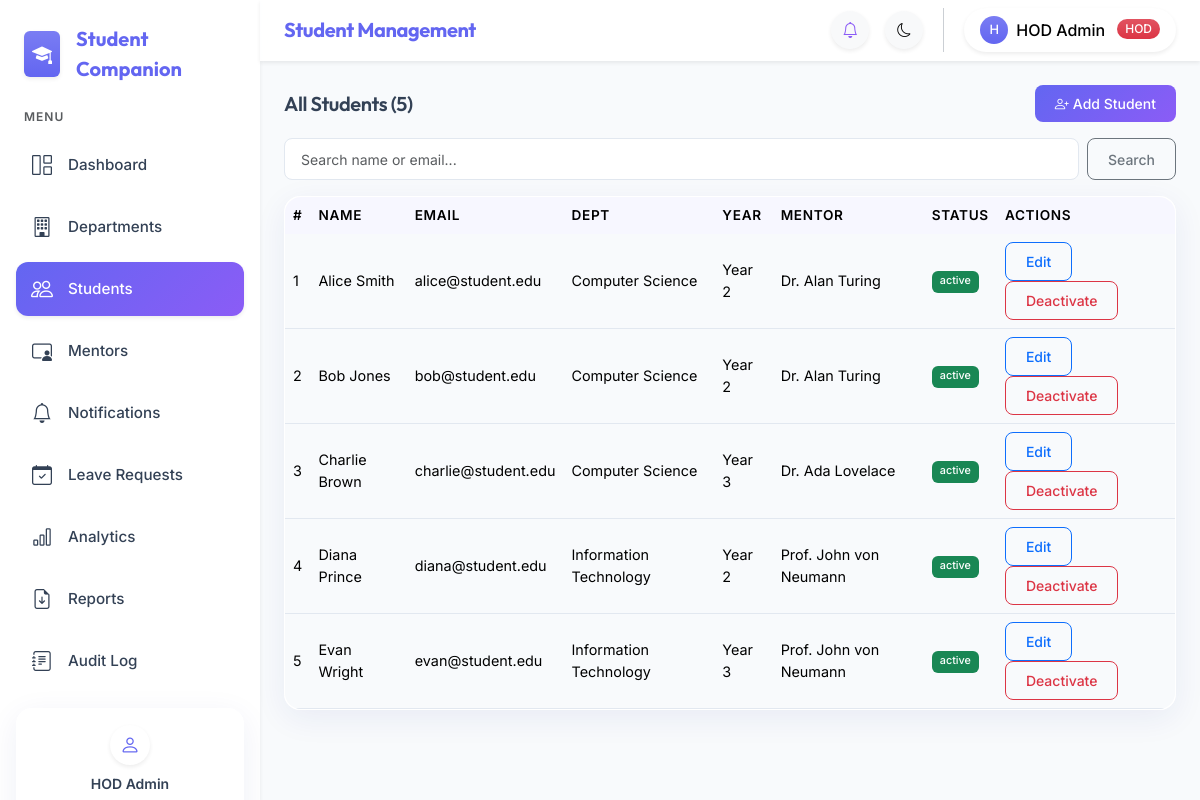
The app's page /admin/students.php (signed in) with its own data.
### tables this page shows
CREATE TABLE IF NOT EXISTS users (
    id INT UNSIGNED AUTO_INCREMENT PRIMARY KEY,
    name VARCHAR(150) NOT NULL,
    email VARCHAR(191) NOT NULL UNIQUE,
    password_hash VARCHAR(255) NOT NULL,
    role ENUM('admin','mentor','learner') NOT NULL,
    department_id INT UNSIGNED NULL,
    year TINYINT UNSIGNED NULL,
    status ENUM('active','inactive') NOT NULL DEFAULT 'active',
    force_password_reset TINYINT(1) NOT NULL DEFAULT 0,
    created_at TIMESTAMP NOT NULL DEFAULT CURRENT_TIMESTAMP,
    FOREIGN KEY (department_id) REFERENCES departments(id) ON DELETE SET NULL
);

CREATE TABLE IF NOT EXISTS departments (
    id INT UNSIGNED AUTO_INCREMENT PRIMARY KEY,
    name VARCHAR(100) NOT NULL
);

### config/database.php (called while the page is built, shortened)
<?php
function get_db(): PDO {
    static $pdo = null;
    if ($pdo === null) {
        $dsn = 'mysql:host=' . DB_HOST . ';dbname=' . DB_NAME . ';charset=utf8mb4';
        $pdo = new PDO($dsn, DB_USER, DB_PASS, [
            PDO::ATTR_ERRMODE            => PDO::ERRMODE_EXCEPTION,
            PDO::ATTR_DEFAULT_FETCH_MODE => PDO::FETCH_ASSOC,
            PDO::ATTR_EMULATE_PREPARES   => false,
        ]);
    }
    return $pdo;
}

### includes/auth_check.php (called while the page is built, shortened)
<?php
require_once dirname(__DIR__) . '/config/database.php';
require_once dirname(__DIR__) . '/includes/helpers.php';
try {
    $stmt = get_db()->prepare('SELECT id, name, email, role, department_id, year, status FROM users WHERE id = ? AND status = "active" LIMIT 1');
    $stmt->execute([$_SESSION['user_id']]);
    $current_user = $stmt->fetch();
} catch (Throwable) {}

### includes/helpers.php (called while the page is built, shortened)
<?php
function paginate(int $total, int $per_page, int $current_page): array {
    $total_pages = (int) ceil($total / $per_page);
    return [
        'total'        => $total,
        'per_page'     => $per_page,
        'current_page' => $current_page,
        'total_pages'  => $total_pages,
        'offset'       => ($current_page - 1) * $per_page,
    ];
}
function e(string $str): string {
    return htmlspecialchars($str, ENT_QUOTES, 'UTF-8');
}

### admin/students.php (the view, shortened to what this page needs)
<?php
$page_title    = 'Student Management';
require_once dirname(__DIR__) . '/config/database.php';
require_once dirname(__DIR__) . '/includes/auth_check.php';
$db     = get_db();
$action = $_GET['action'] ?? 'list';
$departments = $db->query('SELECT id,name FROM departments ORDER BY name')->fetchAll();
$mentors     = $db->query('SELECT id,name,department_id FROM users WHERE role="mentor" AND status="active" ORDER BY name')->fetchAll();
$edit_student = null;
$per_page = 20;
$page = max(1, (int)($_GET['page'] ?? 1));
$search = trim($_GET['q'] ?? '');
$where = $search ? "AND (u.name LIKE ? OR u.email LIKE ?)" : '';
$params = $search ? ["%{$search}%", "%{$search}%"] : [];
$count_stmt = $db->prepare("SELECT COUNT(*) FROM users u WHERE u.role='learner' {$where}");
$count_stmt->execute($params);
$total = (int)$count_stmt->fetchColumn();
$pag   = paginate($total, $per_page, $page);
$list_stmt = $db->prepare(
    "SELECT u.id,u.name,u.email,u.year,u.status,d.name AS dept,
            um.name AS mentor_name
     FROM users u
     LEFT JOIN departments d ON u.department_id=d.id
     LEFT JOIN mentor_students ms ON ms.student_id=u.id
     LEFT JOIN users um ON um.id=ms.mentor_id
     WHERE u.role='learner' {$where}
     ORDER BY u.name LIMIT {$per_page} OFFSET {$pag['offset']}"
);
$list_stmt->execute($params);
$students = $list_stmt->fetchAll();
require_once dirname(__DIR__) . '/includes/header.php';
require_once dirname(__DIR__) . '/includes/sidebar.php';
require_once dirname(__DIR__) . '/includes/navbar.php';
?>
<div class="main-content p-4">
<?php if ($action === 'add' || $action === 'edit'): ?>
<div class="card mb-4">
    <div class="card-header fw-bold"><i class="bi bi-person-plus me-2"></i><?= $action === 'add' ? 'Add Student' : 'Edit Student' ?></div>
    <div class="card-body">
        <form method="POST">
            <?= generate_csrf() ?>
            <input type="hidden" name="action" value="<?= $action ?>">
            <?php if ($action === 'edit'): ?><input type="hidden" name="id" value="<?= $edit_student['id'] ?>"><?php endif; ?>
            <div class="row g-3">
                <div class="col-md-6">
                    <label class="form-label">Full Name *</label>
                    <input type="text" name="name" class="form-control" value="<?= e($edit_student['name'] ?? '') ?>" required>
                </div>
                <?php if ($action === 'add'): ?>
                <div class="col-md-6">
                    <label class="form-label">Email *</label>
                    <input type="email" name="email" class="form-control" required>
                </div>
                <?php endif; ?>
                <div class="col-md-4">
                    <label class="form-label">Department *</label>
                    <select name="department_id" class="form-select" required>
                        <option value="">Select department</option>
                        <?php foreach ($departments as $d): ?>
                            <option value="<?= $d['id'] ?>" <?= ($edit_student['department_id'] ?? 0) == $d['id'] ? 'selected' : '' ?>><?= e($d['name']) ?></option>
                        <?php endforeach; ?>
                    </select>
                </div>
                <div class="col-md-2">
                    <label class="form-label">Year *</label>
                    <select name="year" class="form-select" required>
                        <?php for ($y=1;$y<=4;$y++): ?>
                            <option value="<?=$y?>" <?= ($edit_student['year'] ?? 0) == $y ? 'selected' : '' ?>><?=$y?></option>
                        <?php endfor; ?>
                    </select>
                </div>
                <div class="col-md-6">
                    <label class="form-label">Assign Mentor</label>
                    <select name="mentor_id" class="form-select">
                        <option value="">— None —</option>
                        <?php foreach ($mentors as $m): ?>
                            <option value="<?= $m['id'] ?>" <?= ($edit_student['mentor_id'] ?? 0) == $m['id'] ? 'selected' : '' ?>><?= e($m['name']) ?></option>
                        <?php endforeach; ?>
                    </select>
                </div>
            </div>
            <div class="mt-3">
                <button type="submit" class="btn btn-primary"><?= $action === 'add' ? 'Add Student' : 'Save Changes' ?></button>
                <a href="students.php" class="btn btn-secondary ms-2">Cancel</a>
            </div>
        </form>
    </div>
</div>
<?php else: ?>
<div class="d-flex justify-content-between align-items-center mb-3">
    <h5 class="mb-0">All Students (<?= $total ?>)</h5>
    <a href="students.php?action=add" class="btn btn-primary btn-sm"><i class="bi bi-person-plus me-1"></i>Add Student</a>
</div>
<form class="mb-3 d-flex gap-2" method="GET">
    <input type="text" name="q" class="form-control form-control-sm" placeholder="Search name or email..." value="<?= e($search) ?>">
    <button class="btn btn-sm btn-outline-secondary">Search</button>
</form>
<div class="card">
    <div class="table-responsive">
        <table class="table table-hover mb-0">
            <thead class="table-light"><tr><th>#</th><th>Name</th><th>Email</th><th>Dept</th><th>Year</th><th>Mentor</th><th>Status</th><th>Actions</th></tr></thead>
            <tbody>
            <?php if ($students): foreach ($students as $i => $s): ?>
            <tr>
                <td><?= $pag['offset'] + $i + 1 ?></td>
                <td><?= e($s['name']) ?></td>
                <td><?= e($s['email']) ?></td>
                <td><?= e($s['dept'] ?? '—') ?></td>
                <td>Year <?= $s['year'] ?></td>
                <td><?= e($s['mentor_name'] ?? '—') ?></td>
                <td><span class="badge bg-<?= $s['status']==='active'?'success':'secondary' ?>"><?= $s['status'] ?></span></td>
                <td>
                    <a href="students.php?action=edit&id=<?= $s['id'] ?>" class="btn btn-xs btn-outline-primary btn-sm">Edit</a>
                    <form method="POST" class="d-inline" onsubmit="return confirmAction('Toggle student status?')">
                        <button class="btn btn-sm btn-outline-<?= $s['status']==='active'?'danger':'success' ?>"><?= $s['status']==='active'?'Deactivate':'Activate' ?></button>
                    </form>
                </td>
            </tr>
            <?php endforeach; else: ?>
            <tr><td colspan="8" class="text-center text-muted py-4">No students found.</td></tr>
            <?php endif; ?>
            </tbody>
        </table>
    </div>
</div>
<?php endif; ?>
</div>
<?php require_once dirname(__DIR__) . '/includes/footer.php'; ?>

### includes/sidebar.php (shortened to what this page needs)
<?php
$role = $_SESSION['role'] ?? '';
$current_page = basename($_SERVER['PHP_SELF']);
function nav_link(string $href, string $icon, string $label, string $current_page): string {
    $active = (basename($href) === $current_page) ? ' active shadow-sm' : '';
    return '<li class="nav-item"><a class="nav-link' . $active . ' d-flex align-items-center" href="' . $href . '"><i class="bi bi-' . $icon . ' me-3 fs-5"></i><span>' . $label . '</span></a></li>';
}
$base = BASE_URL;
?>
<nav class="sidebar d-none d-md-flex flex-column flex-shrink-0 p-3 border-end-0 shadow-sm z-3 animate__animated animate__fadeInLeft">
    <a href="<?= $base ?>index.php" class="d-flex align-items-center mb-4 text-decoration-none px-2 mt-2">
        <div class="bg-primary bg-gradient text-white rounded p-2 me-3 shadow-sm d-flex align-items-center justify-content-center">
            <i class="bi bi-mortarboard-fill fs-5"></i>
        </div>
        <span class="fw-bold fs-5 text-primary tracking-tight" style="font-family: var(--bs-heading-font-family);"><?= APP_NAME ?></span>
    </a>
    <ul class="nav nav-pills flex-column mb-auto gap-1">
        <li class="nav-item mb-2 px-2 small text-muted text-uppercase fw-semibold" style="letter-spacing: 1px; font-size: 0.75rem;">Menu</li>
        <?php if ($role === 'admin'): ?>
            <?= nav_link($base.'admin/dashboard.php', 'grid-1x2', 'Dashboard', $current_page) ?>
            <?= nav_link($base.'admin/departments.php', 'building', 'Departments', $current_page) ?>
            <?= nav_link($base.'admin/students.php', 'people', 'Students', $current_page) ?>
            <?= nav_link($base.'admin/mentors.php', 'person-video3', 'Mentors', $current_page) ?>
            <?= nav_link($base.'admin/notifications.php', 'bell', 'Notifications', $current_page) ?>
            <?= nav_link($base.'admin/leave.php', 'calendar-check', 'Leave Requests', $current_page) ?>
            <?= nav_link($base.'admin/analytics.php', 'bar-chart', 'Analytics', $current_page) ?>
            <?= nav_link($base.'admin/reports.php', 'file-earmark-arrow-down', 'Reports', $current_page) ?>
            <?= nav_link($base.'admin/audit_log.php', 'journal-text', 'Audit Log', $current_page) ?>
        <?php endif; ?>
    </ul>
    <div class="mt-auto pt-3">
        <div class="card border-0 shadow-sm bg-primary bg-gradient bg-opacity-10 rounded-4 overflow-hidden">
            <div class="card-body p-3 d-flex flex-column align-items-center text-center">
                <div class="bg-white rounded-circle shadow-sm d-flex align-items-center justify-content-center mb-2" style="width: 40px; height: 40px;">
                    <i class="bi bi-person text-primary fs-5"></i>
                </div>
                <div class="small fw-semibold text-truncate w-100"><?= htmlspecialchars($current_user['name'] ?? '', ENT_QUOTES) ?></div>
            </div>
        </div>
    </div>
</nav>

### includes/navbar.php (shortened to what this page needs)
<?php
$role = $_SESSION['role'] ?? '';
$base = BASE_URL;
$role_label = match($role) { 'admin' => 'HOD', 'mentor' => 'Mentor', default => 'Student' };
$role_badge = match($role) { 'admin' => 'danger', 'mentor' => 'warning', default => 'primary' };
?>
<div class="content-wrapper flex-grow-1 d-flex flex-column">
<nav class="navbar navbar-expand-md sticky-top px-4 py-2 border-bottom-0 shadow-sm animate__animated animate__fadeInDown">
    <div class="d-flex align-items-center">
        <span class="navbar-brand fw-bold d-none d-md-inline mb-0 h5 text-primary tracking-tight"><?= htmlspecialchars($page_title ?? APP_NAME, ENT_QUOTES) ?></span>
    </div>
    <div class="ms-auto d-flex align-items-center gap-3">
        <a href="<?php
            echo match($role) {
                'admin'  => $base.'admin/notifications.php',
                'mentor' => $base.'mentor/dashboard.php',
                default  => $base.'learner/notifications.php',
            };
        ?>" class="btn btn-sm btn-light rounded-circle position-relative shadow-sm p-2" id="notif-btn" style="width: 38px; height: 38px; display: flex; align-items: center; justify-content: center;">
            <i class="bi bi-bell text-secondary fs-6"></i>
        </a>
        <button class="btn btn-sm btn-light rounded-circle shadow-sm p-2" onclick="toggleTheme()" title="Toggle theme" style="width: 38px; height: 38px; display: flex; align-items: center; justify-content: center;">
            <i class="bi bi-moon-stars text-secondary fs-6" id="theme-icon"></i>
        </button>
        <div class="dropdown">
            <button class="btn btn-light rounded-pill shadow-sm d-flex align-items-center gap-2 px-3 py-2 border-0" data-bs-toggle="dropdown" style="background: var(--sidebar-bg);">
                <div class="bg-primary bg-gradient rounded-circle d-flex align-items-center justify-content-center text-white" style="width: 28px; height: 28px; font-size: 0.8rem;">
                    <?= strtoupper(substr($current_user['name'] ?? 'U', 0, 1)) ?>
                </div>
                <span class="fw-medium d-none d-sm-inline"><?= htmlspecialchars($current_user['name'] ?? '', ENT_QUOTES) ?></span>
                <span class="badge bg-<?= $role_badge ?> bg-gradient rounded-pill px-2 py-1 ms-1"><?= $role_label ?></span>
            </button>
        </div>
    </div>
</nav>

### records on screen
users: name "HOD Admin", name "H"
users: offset "1", name "Alice Smith", email "alice@student.edu", department.name "Computer Science", year "2", users.name "Dr. Alan Turing", status "active", shows "Deactivate"
users: offset "2", name "Bob Jones", email "bob@student.edu", department.name "Computer Science", year "2", users.name "Dr. Alan Turing", status "active", shows "Deactivate"
users: offset "3", name "Charlie Brown", email "charlie@student.edu", department.name "Computer Science", year "3", users.name "Dr. Ada Lovelace", status "active", shows "Deactivate"
users: offset "4", name "Diana Prince", email "diana@student.edu", department.name "Information Technology", year "2", users.name "Prof. John von Neumann", status "active", shows "Deactivate"
users: offset "5", name "Evan Wright", email "evan@student.edu", department.name "Information Technology", year "3", users.name "Prof. John von Neumann", status "active", shows "Deactivate"

### other values on screen
APP_NAME "Student Companion"
$label "Dashboard Departments Students Mentors Notifications Leave Requests Analytics Reports Audit Log"
$page_title "Student Management"
$role_label "HOD"
$total "5"
